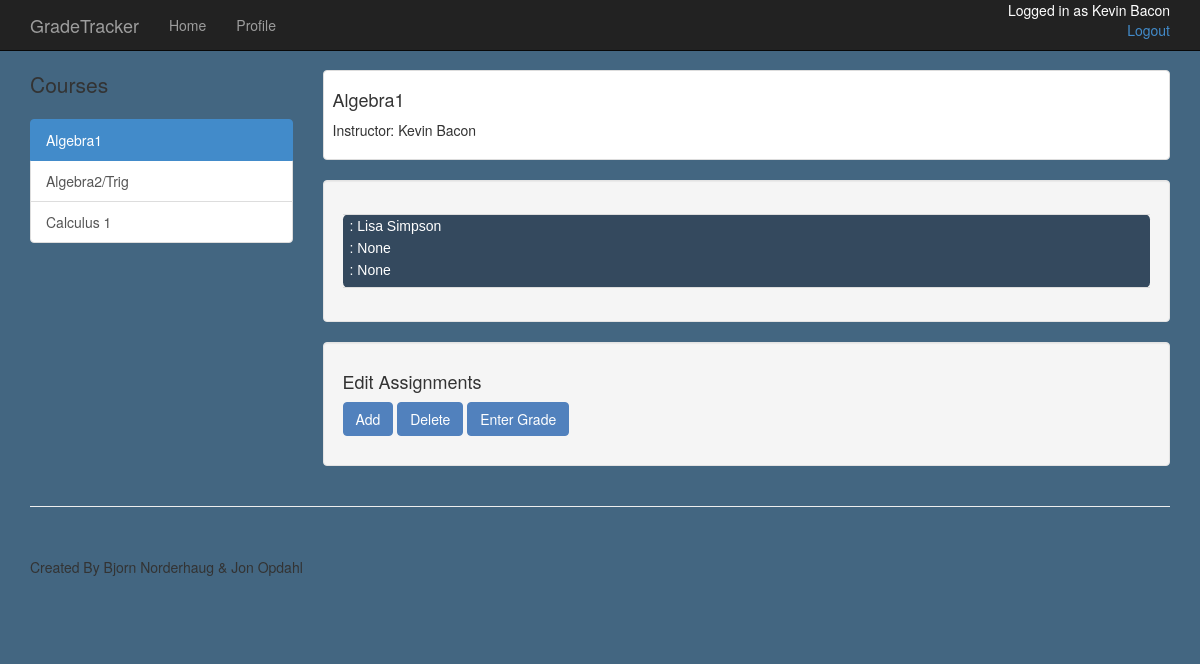
The app's page /admin/1/Algebra1 (signed in) with its own data.
### app/models.py (models this page shows, shortened)
class Admin(db.Model):
	id = db.Column(db.String(8), primary_key=True)
	first_name = db.Column(db.String(50), index=True)
	last_name = db.Column(db.String(50), index=True)
	admin_pass = db.Column(db.String(50))
	position = db.Column(db.String(50))
	email = db.Column(db.String(120))
	begin = db.Column(db.DateTime)
	end = db.Column(db.DateTime)
	classes = db.relationship("Course", backref="teacher", lazy='dynamic')
	def __repr__(self):
		return (self.first_name + ' ' + self.last_name)

class Course(db.Model):
	course_num = db.Column(db.Integer, primary_key=True)
	name = db.Column(db.String(80), index=True, unique=True)
	admin_id = db.Column(db.String(8), db.ForeignKey('admin.id'))
	def __repr__(self):
		return self.name

class Student(db.Model):
	id = db.Column(db.String(8), primary_key=True)
	first_name = db.Column(db.String(50), index=True)
	last_name = db.Column(db.String(50), index=True)
	GPA = db.Column(db.Float)
	year = db.Column(db.Integer)
	total_credits = db.Column(db.Integer)
	student_pass = db.Column(db.String(50))
	classes = db.relationship("Classroom",
							backref="student",
							lazy='dynamic')

class Classroom(db.Model):
	__tablename__ = 'classroom'
	student_id = db.Column(db.String(8), db.ForeignKey('student.id'), primary_key=True)
	course_name = db.Column(db.Integer, db.ForeignKey('course.name'), primary_key=True)
	overall_grade = db.Column(db.String(1))
	possible = db.Column(db.Integer)
	grade = db.Column(db.Float)
	course = db.relationship("Course", backref="stud_ass")
	assignments = db.relationship("Assignment", backref="for_class", lazy='dynamic')

### app/views.py (the view)
@app.route('/admin/<id>/<course_name>')
@login_required
def admin_classpage(id, course_name):
	user=current_user
	course=Course.query.filter_by(name=course_name).first()
	classrooms=Classroom.query.filter_by(course_name=course_name).all()
	students=[]
	ids=[]
	for classroom in classrooms:
		ids.append(classroom.student_id)
	for id in ids:
		students.append(Student.query.filter_by(id=id).first())
	return render_template('classpageAdmin.html',
							students=students,
							course=course,
							user=user)

### app/views.py (called while the page is built)
@login_manager.user_loader
def load_user(id):
	user=Student.query.get(str(id))
	if user is None:
		user=Admin.query.get(str(id))
	return user

### app/templates/classpageAdmin.html (shortened to what this page needs)
{% extends "new.html" %}
{% block content %}
    <div class="container">
        <div class="row">
            <div class="col-md-3">
                <p class="lead"> Courses </p>
                <div class="list-group">
                	{% for c in user.classes %}
                	{% if c == course %}
                    <a href="/admin/{{user.id}}/{{c}}" class="list-group-item active">{{ c.name }}</a>
                    {% else %}
                    <a href="/admin/{{user.id}}/{{c}}" class="list-group-item ">{{ c.name }}</a>
                    {% endif %}
                    {% endfor %}
                </div>
            </div>
            <div class="col-md-9">
                <div class="thumbnail">
                    <div class="caption-full">
                        <h4>{{ course.name }}</h4>
                        <p> Instructor: {{ course.teacher }} </p>
                    </div>
                </div>
                <div class="well">
                    <div class="row">
                        <div class="col-md-12">
							<table class="rwd-table">
									{% for student in students %}
									<tr>
										<td> {{ student.first_name }} {{student.last_name}} </td>
										{% for c in student.classes %}
											{% if c.course_name == course.name %}
												<td> {{c.grade}} </td>
												<td> {{c.overall_grade}} </td>
											{% endif %}
										{% endfor %}
									</tr>
									{% endfor %}
							</table>
                        </div>
                    </div>
                </div>
                <div class="well">
                    <div class="row">
                    	<div class="col-md-12">
                    		<h4> Edit Assignments </h4>
                    		<p>
                    			<a class='btn btn-success'> Add </a>
                    			<a class='btn btn-success'> Delete </a>
                    			<a class='btn btn-success'> Enter Grade </a>
                    		</p>
                    	</div>
                    </div>
                </div>
            </div>
        </div>
    </div>
{% endblock %}

### app/templates/new.html (shortened to what this page needs)
<!DOCTYPE html>
<html>
<head>
    <link href="/static/css/bootstrap.min.css" rel="stylesheet">
    <link href="/static/css/shop-item.css" rel="stylesheet">
</head>
<body style="background-color: #436681">
    <nav class="navbar navbar-inverse navbar-fixed-top" role="navigation">
        <div class="container">
            <div class="navbar-header">
                <a class="navbar-brand" href="/home">GradeTracker</a>
            </div>
            <div class="collapse navbar-collapse" id="bs-example-navbar-collapse-1">
                <ul class="nav navbar-nav">
                    <li>
                        <a href="/home">Home</a>
                    </li>
                    <li>
                        <a href="{{ url_for('profile') }}">Profile</a>
                    </li>
                </ul>
                <p id="login_status" class="pull_right">Logged in as {{ user }} <br>
					<a href="{{url_for('logout')}}" class="pull-right"> Logout </a>
				</p>
            </div>
        </div>
    </nav>
    {% block content %}{% endblock %}
    <div class="container">
        <hr>
        <footer>
            <div class="row">
                <div class="col-lg-12">
                    <p>Created By Bjorn Norderhaug & Jon Opdahl</p>
                </div>
            </div>
        </footer>
    </div>
</body>
</html>

### app/static/css/shop-item.css (style rules this page uses)
body { padding-top: 70px; }
.thumbnail { padding: 0; }
.thumbnail .caption-full { padding: 9px; color: #333; }
footer { margin: 50px 0; }

### app/templates/new.html (style rules this page uses)
#login_status { float: right; color: white; height: inherit; }

### records on screen
Admin: first_name+last_name "Kevin Bacon", teacher "Kevin Bacon"
Course: name "Algebra1"
Course: name "Algebra2/Trig"
Course: name "Calculus 1"
Student: first_name "Lisa", last_name "Simpson"
Classroom: grade "None", overall_grade "None"
